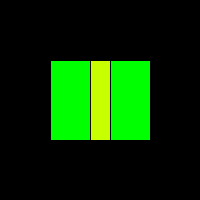
Frame 1 (no input)
Frame 60 (the mouse pressed at the canvas centre just before this capture): identical to frame 1, image omitted
Frame 120 (the mouse held since frame 60 and released just before this capture): identical to frame 1, image omitted

The Processing sketch that drew this single still picture (run headless with seeded random() and noise(); from frame 60 on, the mouse is pressed at the canvas centre):

// Processing sketch: processing_72105
// ── processing_72105.pde

/* The following example demonstrates how to use variables

Developed by: Laura Maye, University of Limerick
*/

//initialising variables that will eventually be used to colour shapes
int r, g = 255, b = 0;
int x, y;

void setup()
{
  rectMode(CENTER);
  size(200, 200);
  background(0);
  //setting the x and y co-ordinates to half the width and height of the screen
  x = width/2;
  y = height/2;
}

void draw()
{
  r = 0;
  //filling the big rectangle
  fill(r, g, b);
  rect(x, y, 100, 80);
  
  println("Initial red  value: " + r);
  
  //reinitilising the red value
  r = 200;
  //re-filling the shape
  fill(r, g, b);
  rect(x, y, 20, 80);
  println("New red  value: " + r);
}
